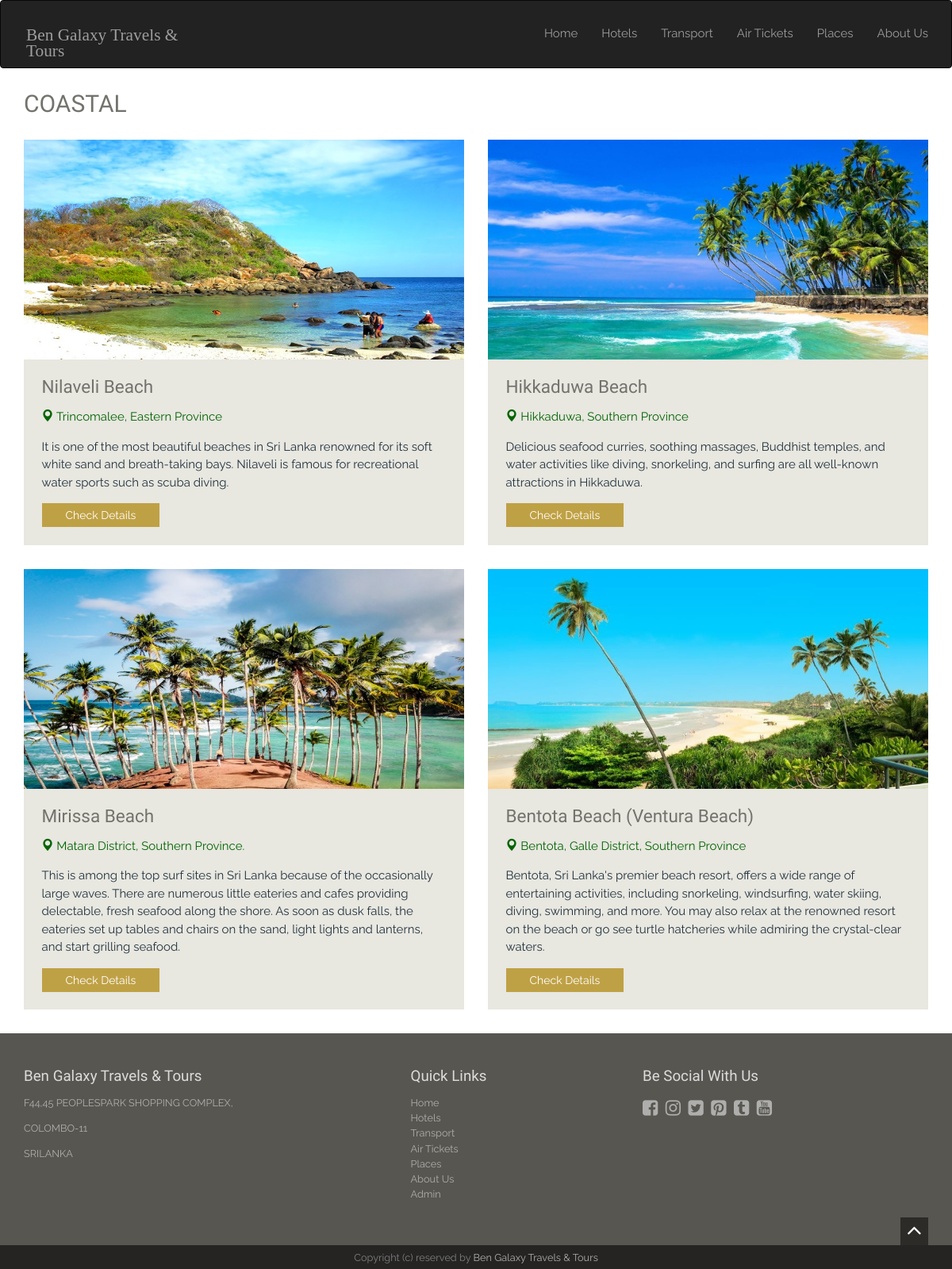
The page /place_coastal.php on the database its author committed.
### tables this page shows
CREATE TABLE IF NOT EXISTS `placesdb` (
  `id` int NOT NULL AUTO_INCREMENT,
  `title` varchar(200) NOT NULL,
  `category` varchar(200) NOT NULL,
  `description` mediumtext NOT NULL,
  `location` varchar(1000) NOT NULL,
  `visit_time` varchar(1000) NOT NULL,
  `famous_description` varchar(10000) NOT NULL,
  `image1` varchar(50) NOT NULL,
  `image2` varchar(50) NOT NULL,
  `image3` varchar(50) NOT NULL,
  `image4` varchar(50) NOT NULL,
  PRIMARY KEY (`id`)
);

### place_coastal.php (the view, shortened to what this page needs)
<?php include 'header.php';?>
<div class="container">
<h2>COASTAL </h2>
<div class="row">
  <?php
    require_once('db.php');
    $q = "SELECT * FROM `placesdb` WHERE `category` = 'Coastal'";
    $run = mysqli_query($con, $q);
    if(mysqli_num_rows($run) > 0){
        while($row = mysqli_fetch_array($run)){
  ?>
  <div class="col-sm-6 wowload fadeInUp">
      <div class="rooms">
          <img src="images/photos/<?php echo $row['image1']; ?>" class="img-responsive">
          <div class="info">
              <h3><?php echo $row['title']; ?></h3>
              <p style="color: darkgreen;"> <span class="glyphicon glyphicon-map-marker"></span>  <?php echo $row['location']; ?> <br>  </p>
				<p style="color: #21323E;">  <?php echo $row['famous_description']; ?> </p>
              <a href="places_details.php?id=<?php echo $row['id']; ?>" class="btn btn-default">Check Details</a>
          </div>
      </div>
  </div>
  <?php
        }
    }
  ?>
</div>
</div>
<?php include 'footer.php';?>

### assets/style.css (style rules this page uses)
body { background-color: #fff;font-family: 'Raleway', sans-serif;font-size: 15px;line-height: 15px; color: #73726C; }
.btn,a,a:hover { text-decoration: none;-webkit-transition: all 0.3s ease-in-out;-moz-transition: all 0.3s ease-in-out;-ms-transition: all 0.3s ease-in-out;-o-transition: all 0.3s ease-in-out;transition: all 0.3s ease-in-out;outline:0 ; }
h1,h2,h3,h4,h5,h6 { font-family:'Old Standard TT', serif;line-height: 1em;margin: 0; }
h1.title,h2 { font-size: 2em;line-height: 3em; }
h3 { font-size: 1.5em; margin-bottom: 0.70em; }
p { margin-bottom: 1em;line-height: 1.5em; }
.btn { border:none !important;border-radius: 0;padding: 5px 30px; }
.btn-default { background:#bfa145;box-shadow: none !important;color: #fff; }
.rooms { margin-bottom: 2em; }
.rooms .info { padding: 1.5em;background-color: #E8E7E0; }

### rows shown on the page
placesdb: image1 (picture), title "Nilaveli Beach", location "Trincomalee, Eastern Province", famous_description "It is one of the most beautiful beaches in Sri Lanka renowned for its soft white sand and breath-taking bays. Nilaveli is famous for recreational water sports such as scuba diving."
placesdb: image1 (picture), title "Hikkaduwa Beach", location "Hikkaduwa, Southern Province", famous_description "Delicious seafood curries, soothing massages, Buddhist temples, and water activities like diving, snorkeling, and surfing are all well-known attractions in Hikkaduwa."
placesdb: image1 (picture), title "Mirissa Beach", location "Matara District, Southern Province.", famous_description "This is among the top surf sites in Sri Lanka because of the occasionally large waves. There are numerous little eateries and cafes providing delectable, fresh seafood along the shore. As soon as dusk falls, the eateries set up tables and chairs on the sand, light lights and lanterns, and start grilling seafood."
placesdb: image1 (picture), title "Bentota Beach (Ventura Beach)", location "Bentota, Galle District, Southern Province", famous_description "Bentota, Sri Lanka's premier beach resort, offers a wide range of entertaining activities, including snorkeling, windsurfing, water skiing, diving, swimming, and more. You may also relax at the renowned resort on the beach or go see turtle hatcheries while admiring the crystal-clear waters."
